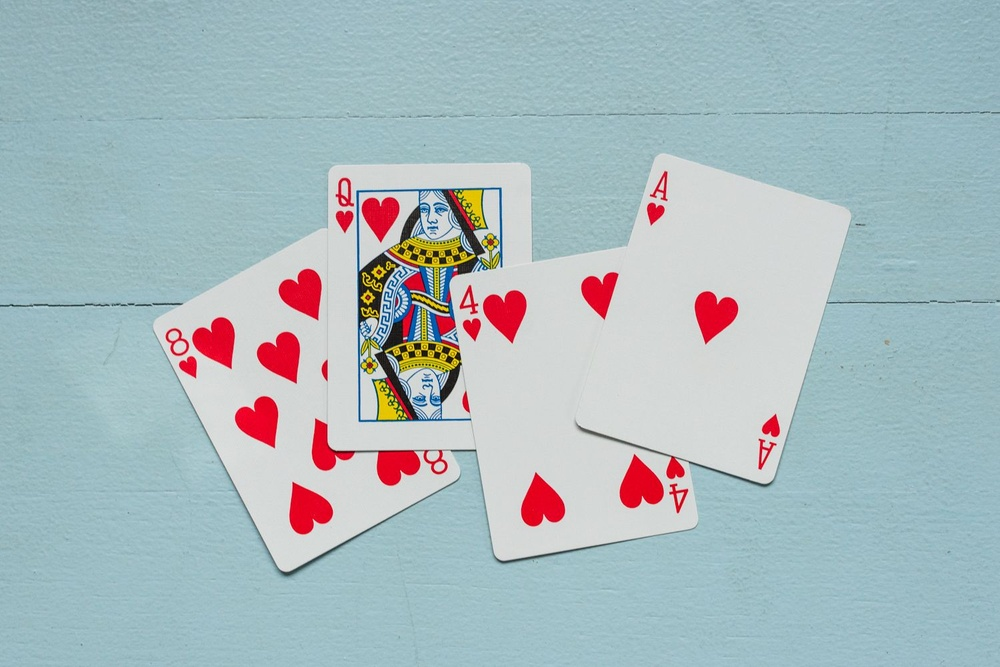
#> input picture opencv/resources/hearts.jpg, 1000 x 667 px, shrunk from 1500 x 1001 before the run
$ python color_channels.py
#> lines starting #> are read from the running program, lines starting #| are printed output that depends on the picture
import cv2
import numpy as np

img = cv2.imread('resources/hearts.jpg')
#> img is the input picture: shape (667, 1000, 3); mean B, G, R 190.3, 186, 169.4
blank = np.zeros(img.shape[:2], dtype='uint8')

# Return grayscale img with lighter areas representing higher concentration of that color
b, g, r = cv2.split(img)
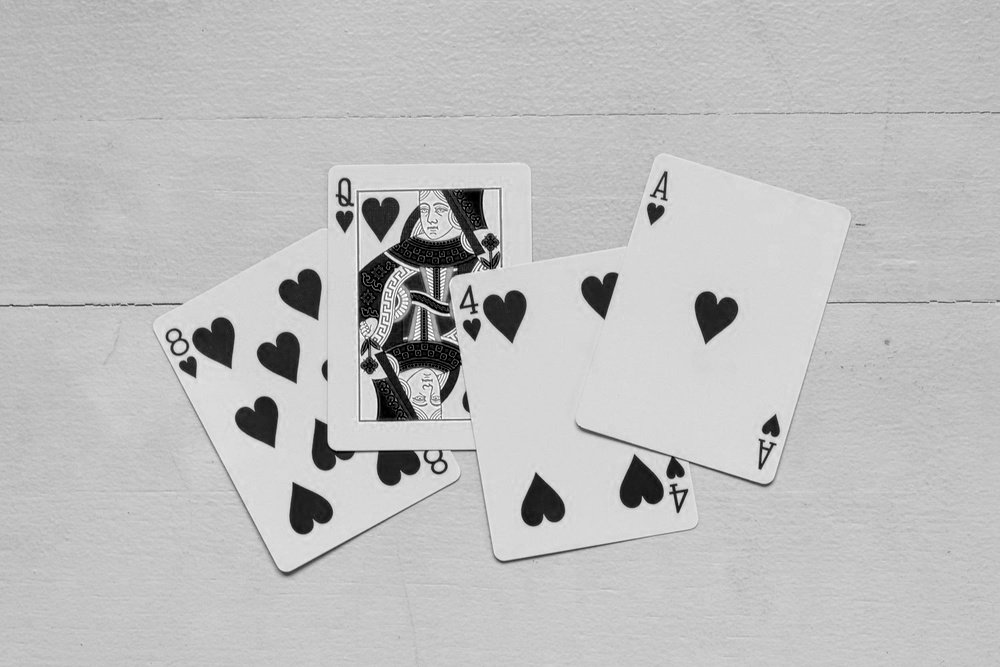
#> b: shape (667, 1000); min 0, max 255, mean 190.3
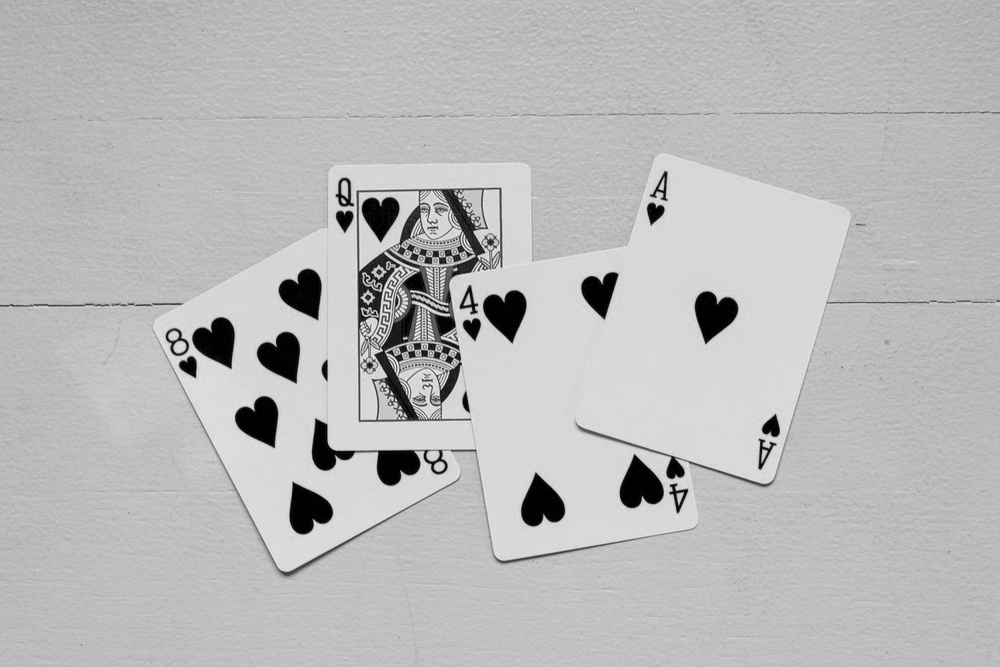
#> g: shape (667, 1000); min 0, max 253, mean 186
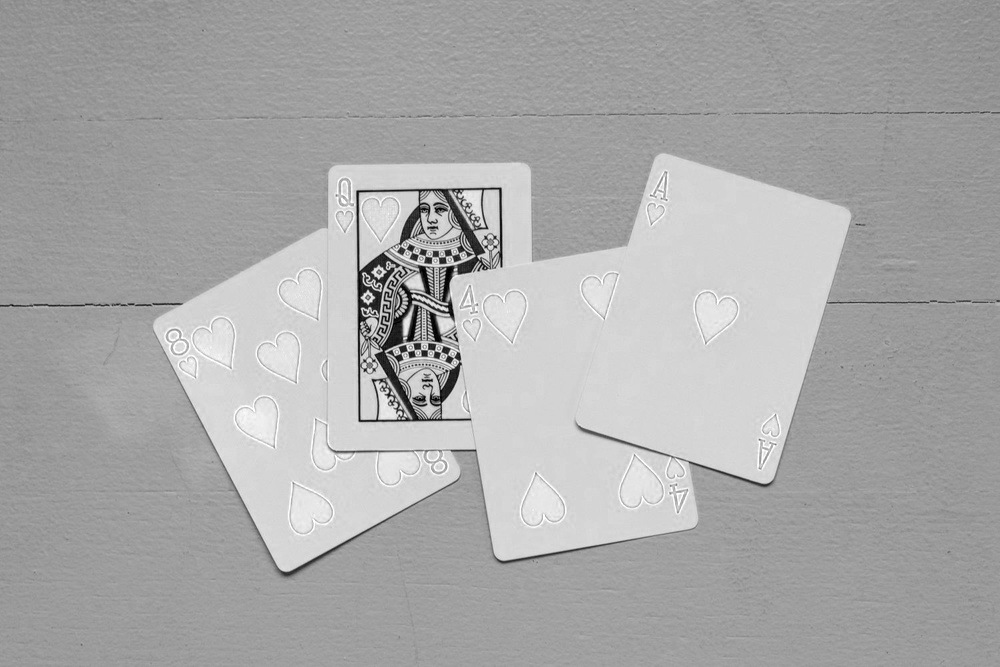
#> r: shape (667, 1000); min 0, max 255, mean 169.4

blue = cv2.merge([b, blank, blank]) # Only extract the blue color
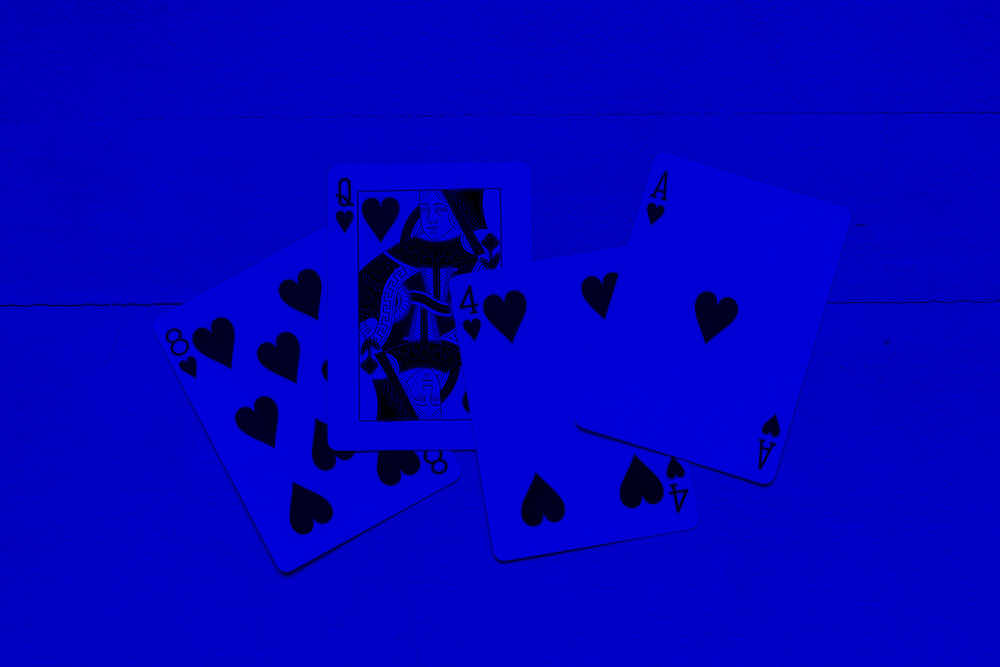
#> blue: shape (667, 1000, 3); mean of channels 0, 1, 2 190.3, 0, 0; drawn as B, G, R
green = cv2.merge([blank, g, blank]) # Only extract the green color
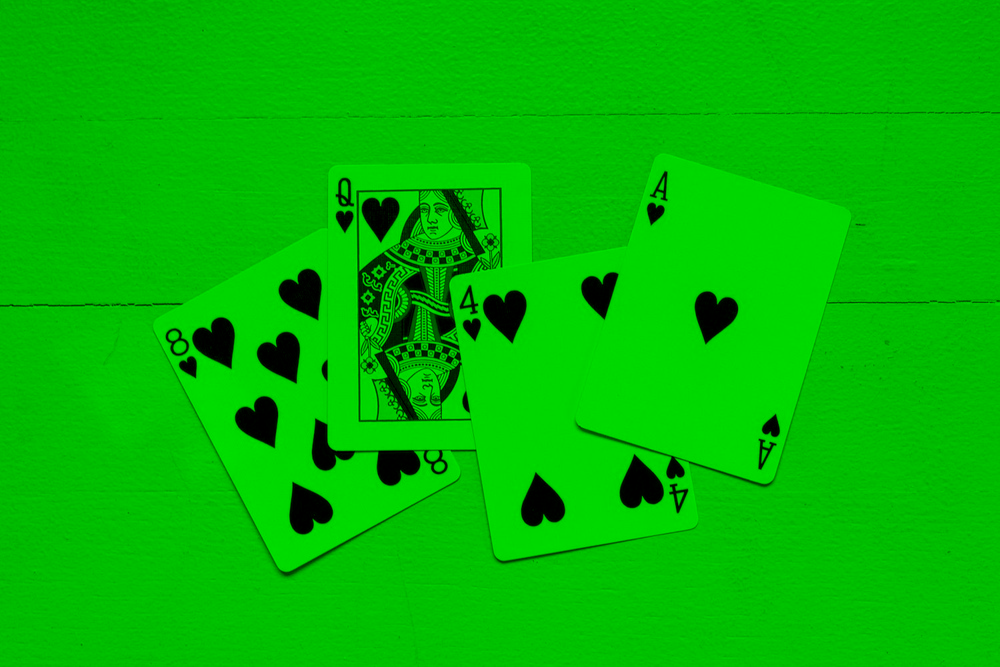
#> green: shape (667, 1000, 3); mean of channels 0, 1, 2 0, 186, 0; drawn as B, G, R
red = cv2.merge([blank, blank, r]) # Only extract the red color
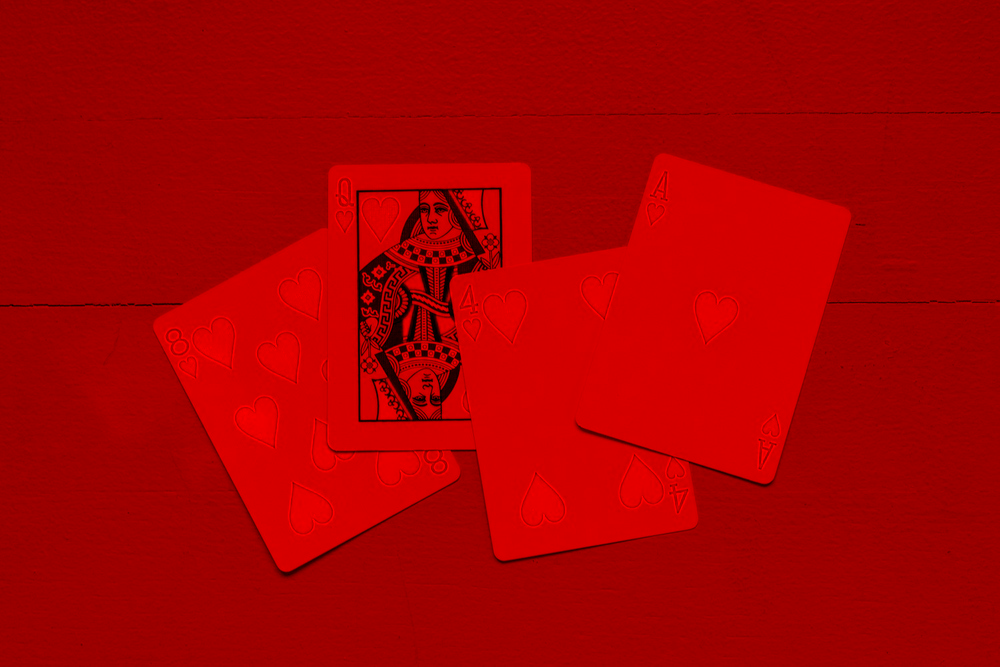
#> red: shape (667, 1000, 3); mean of channels 0, 1, 2 0, 0, 169.4; drawn as B, G, R

merged = cv2.merge([b, g, r])

cv2.imshow("Original", img)
cv2.imshow("Blue", blue)
cv2.imshow("Green", green)
cv2.imshow("Red", red)
cv2.imshow("Merged", merged)
cv2.waitKey(0)
